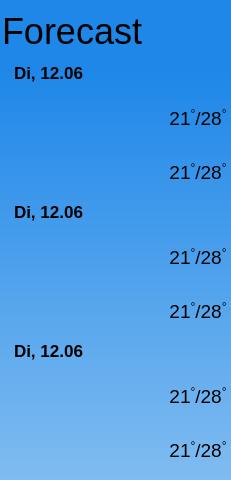
   <widget class="QFrame" name="forecast_frame">
    <property name="geometry">
     <rect>
      <x>0</x>
      <y>0</y>
      <width>231</width>
      <height>480</height>
     </rect>
    </property>
    <property name="sizePolicy">
     <sizepolicy hsizetype="Fixed" vsizetype="Fixed">
      <horstretch>0</horstretch>
      <verstretch>0</verstretch>
     </sizepolicy>
    </property>
    <property name="minimumSize">
     <size>
      <width>231</width>
      <height>480</height>
     </size>
    </property>
    <property name="maximumSize">
     <size>
      <width>231</width>
      <height>480</height>
     </size>
    </property>
    <property name="baseSize">
     <size>
      <width>281</width>
      <height>481</height>
     </size>
    </property>
    <property name="layoutDirection">
     <enum>Qt::LeftToRight</enum>
    </property>
    <property name="styleSheet">
     <string notr="true"/>
    </property>
    <property name="frameShape">
     <enum>QFrame::StyledPanel</enum>
    </property>
    <property name="frameShadow">
     <enum>QFrame::Raised</enum>
    </property>
    <widget class="QWidget" name="gridLayoutWidget_3">
     <property name="geometry">
      <rect>
       <x>0</x>
       <y>0</y>
       <width>231</width>
       <height>481</height>
      </rect>
     </property>
     <layout class="QGridLayout" name="forecast_grid" rowstretch="0,0,0,0,0,0,0,0,0,0" columnstretch="0,1,0,0">
      <property name="sizeConstraint">
       <enum>QLayout::SetDefaultConstraint</enum>
      </property>
      <property name="leftMargin">
       <number>2</number>
      </property>
      <property name="topMargin">
       <number>0</number>
      </property>
      <property name="rightMargin">
       <number>4</number>
      </property>
      <property name="bottomMargin">
       <number>0</number>
      </property>
      <property name="spacing">
       <number>0</number>
      </property>
      <item row="2" column="3">
       <widget class="QLabel" name="forecast_d1_day_temps_value">
        <property name="sizePolicy">
         <sizepolicy hsizetype="MinimumExpanding" vsizetype="Fixed">
          <horstretch>0</horstretch>
          <verstretch>0</verstretch>
         </sizepolicy>
        </property>
        <property name="minimumSize">
         <size>
          <width>50</width>
          <height>0</height>
         </size>
        </property>
        <property name="font">
         <font>
          <pointsize>14</pointsize>
          <weight>50</weight>
          <bold>false</bold>
          <kerning>true</kerning>
         </font>
        </property>
        <property name="layoutDirection">
         <enum>Qt::RightToLeft</enum>
        </property>
        <property name="autoFillBackground">
         <bool>false</bool>
        </property>
        <property name="styleSheet">
         <string notr="true">QLabel{background-color: rgba(255, 255, 255, 0);color: rgb(255, 255, 255);}\n</string>
        </property>
        <property name="frameShape">
         <enum>QFrame::NoFrame</enum>
        </property>
        <property name="frameShadow">
         <enum>QFrame::Sunken</enum>
        </property>
        <property name="text">
         <string notr="true">&lt;html&gt;&lt;head/&gt;&lt;body&gt;&lt;p align=&quot;center&quot;&gt;&lt;span &gt;21&lt;/span&gt;&lt;span style=&quot;vertical-align:super;&quot;&gt;°&lt;/span&gt;&lt;span &gt;/&lt;/span&gt;&lt;span &gt;28&lt;/span&gt;&lt;span style=&quot; vertical-align:super;&quot;&gt;°&lt;/span&gt;&lt;/p&gt;&lt;/body&gt;&lt;/html&gt;</string>
        </property>
        <property name="textFormat">
         <enum>Qt::AutoText</enum>
        </property>
        <property name="scaledContents">
         <bool>false</bool>
        </property>
        <property name="alignment">
         <set>Qt::AlignCenter</set>
        </property>
        <property name="indent">
         <number>-1</number>
        </property>
       </widget>
      </item>
      <item row="5" column="3">
       <widget class="QLabel" name="forecast_d2_day_temps_value">
        <property name="sizePolicy">
         <sizepolicy hsizetype="MinimumExpanding" vsizetype="Fixed">
          <horstretch>0</horstretch>
          <verstretch>0</verstretch>
         </sizepolicy>
        </property>
        <property name="minimumSize">
         <size>
          <width>50</width>
          <height>0</height>
         </size>
        </property>
        <property name="font">
         <font>
          <pointsize>14</pointsize>
          <weight>50</weight>
          <bold>false</bold>
          <kerning>true</kerning>
         </font>
        </property>
        <property name="layoutDirection">
         <enum>Qt::RightToLeft</enum>
        </property>
        <property name="autoFillBackground">
         <bool>false</bool>
        </property>
        <property name="styleSheet">
         <string notr="true">QLabel{background-color: rgba(255, 255, 255, 0);color: rgb(255, 255, 255);}\n</string>
        </property>
        <property name="frameShape">
         <enum>QFrame::NoFrame</enum>
        </property>
        <property name="frameShadow">
         <enum>QFrame::Sunken</enum>
        </property>
        <property name="text">
         <string notr="true">&lt;html&gt;&lt;head/&gt;&lt;body&gt;&lt;p align=&quot;center&quot;&gt;&lt;span &gt;21&lt;/span&gt;&lt;span style=&quot;vertical-align:super;&quot;&gt;°&lt;/span&gt;&lt;span &gt;/&lt;/span&gt;&lt;span &gt;28&lt;/span&gt;&lt;span style=&quot; vertical-align:super;&quot;&gt;°&lt;/span&gt;&lt;/p&gt;&lt;/body&gt;&lt;/html&gt;</string>
        </property>
        <property name="textFormat">
         <enum>Qt::AutoText</enum>
        </property>
        <property name="scaledContents">
         <bool>false</bool>
        </property>
        <property name="alignment">
         <set>Qt::AlignRight|Qt::AlignTrailing|Qt::AlignVCenter</set>
        </property>
       </widget>
      </item>
      <item row="5" column="1" rowspan="2">
       <widget class="ClickableLabel" name="forecast_d2_icon">
        <property name="sizePolicy">
         <sizepolicy hsizetype="Fixed" vsizetype="Fixed">
          <horstretch>1</horstretch>
          <verstretch>1</verstretch>
         </sizepolicy>
        </property>
        <property name="minimumSize">
         <size>
          <width>86</width>
          <height>86</height>
         </size>
        </property>
        <property name="maximumSize">
         <size>
          <width>512</width>
          <height>512</height>
         </size>
        </property>
        <property name="sizeIncrement">
         <size>
          <width>1</width>
          <height>1</height>
         </size>
        </property>
        <property name="accessibleName">
         <string notr="true"/>
        </property>
        <property name="accessibleDescription">
         <string notr="true"/>
        </property>
        <property name="styleSheet">
         <string notr="true">background-color:rgba(255, 255, 255, 0)</string>
        </property>
        <property name="frameShape">
         <enum>QFrame::NoFrame</enum>
        </property>
        <property name="frameShadow">
         <enum>QFrame::Sunken</enum>
        </property>
        <property name="text">
         <string/>
        </property>
        <property name="pixmap">
         <pixmap>../../../../../../resources/weather_icons/wi-day-light-wind.svg</pixmap>
        </property>
        <property name="scaledContents">
         <bool>false</bool>
        </property>
        <property name="alignment">
         <set>Qt::AlignCenter</set>
        </property>
        <property name="margin">
         <number>0</number>
        </property>
        <property name="indent">
         <number>-1</number>
        </property>
       </widget>
      </item>
      <item row="7" column="0" colspan="4">
       <widget class="QLabel" name="forecast_d3_title">
        <property name="sizePolicy">
         <sizepolicy hsizetype="Fixed" vsizetype="Fixed">
          <horstretch>0</horstretch>
          <verstretch>0</verstretch>
         </sizepolicy>
        </property>
        <property name="minimumSize">
         <size>
          <width>0</width>
          <height>0</height>
         </size>
        </property>
        <property name="font">
         <font>
          <pointsize>13</pointsize>
          <weight>75</weight>
          <bold>true</bold>
          <kerning>true</kerning>
         </font>
        </property>
        <property name="autoFillBackground">
         <bool>false</bool>
        </property>
        <property name="styleSheet">
         <string notr="true">QLabel{background-color: rgba(255, 255, 255, 0);color: rgb(255, 255, 255);}\n</string>
        </property>
        <property name="text">
         <string notr="true">Di, 12.06</string>
        </property>
        <property name="textFormat">
         <enum>Qt::AutoText</enum>
        </property>
        <property name="scaledContents">
         <bool>false</bool>
        </property>
        <property name="indent">
         <number>12</number>
        </property>
       </widget>
      </item>
      <item row="3" column="2">
       <widget class="QLabel" name="forecast_d1_night_icon">
        <property name="sizePolicy">
         <sizepolicy hsizetype="Preferred" vsizetype="Fixed">
          <horstretch>1</horstretch>
          <verstretch>1</verstretch>
         </sizepolicy>
        </property>
        <property name="minimumSize">
         <size>
          <width>8</width>
          <height>8</height>
         </size>
        </property>
        <property name="maximumSize">
         <size>
          <width>512</width>
          <height>512</height>
         </size>
        </property>
        <property name="layoutDirection">
         <enum>Qt::RightToLeft</enum>
        </property>
        <property name="styleSheet">
         <string notr="true">background-color:rgba(255, 255, 255, 0)</string>
        </property>
        <property name="frameShape">
         <enum>QFrame::NoFrame</enum>
        </property>
        <property name="frameShadow">
         <enum>QFrame::Sunken</enum>
        </property>
        <property name="text">
         <string/>
        </property>
        <property name="pixmap">
         <pixmap>../../../../../../Users/resources/weather_icons/wi-night-clear.svg</pixmap>
        </property>
        <property name="scaledContents">
         <bool>false</bool>
        </property>
        <property name="alignment">
         <set>Qt::AlignCenter</set>
        </property>
        <property name="margin">
         <number>0</number>
        </property>
        <property name="indent">
         <number>-1</number>
        </property>
       </widget>
      </item>
      <item row="2" column="1" rowspan="2">
       <widget class="ClickableLabel" name="forecast_d1_icon">
        <property name="sizePolicy">
         <sizepolicy hsizetype="Fixed" vsizetype="Fixed">
          <horstretch>1</horstretch>
          <verstretch>1</verstretch>
         </sizepolicy>
        </property>
        <property name="minimumSize">
         <size>
          <width>86</width>
          <height>86</height>
         </size>
        </property>
        <property name="maximumSize">
         <size>
          <width>512</width>
          <height>512</height>
         </size>
        </property>
        <property name="sizeIncrement">
         <size>
          <width>1</width>
          <height>1</height>
         </size>
        </property>
        <property name="baseSize">
         <size>
          <width>128</width>
          <height>128</height>
         </size>
        </property>
        <property name="accessibleName">
         <string notr="true"/>
        </property>
        <property name="accessibleDescription">
         <string notr="true"/>
        </property>
        <property name="styleSheet">
         <string notr="true">background-color:rgba(255, 255, 255, 0)</string>
        </property>
        <property name="text">
         <string/>
        </property>
        <property name="pixmap">
         <pixmap>../../../../../../resources/weather_icons/wi-cloudy.svg</pixmap>
        </property>
        <property name="scaledContents">
         <bool>false</bool>
        </property>
        <property name="alignment">
         <set>Qt::AlignCenter</set>
        </property>
       </widget>
      </item>
      <item row="9" column="3">
       <widget class="QLabel" name="forecast_d3_night_temps_value">
        <property name="sizePolicy">
         <sizepolicy hsizetype="MinimumExpanding" vsizetype="Fixed">
          <horstretch>0</horstretch>
          <verstretch>0</verstretch>
         </sizepolicy>
        </property>
        <property name="minimumSize">
         <size>
          <width>50</width>
          <height>0</height>
         </size>
        </property>
        <property name="font">
         <font>
          <pointsize>14</pointsize>
          <weight>50</weight>
          <bold>false</bold>
          <kerning>true</kerning>
         </font>
        </property>
        <property name="layoutDirection">
         <enum>Qt::RightToLeft</enum>
        </property>
        <property name="autoFillBackground">
         <bool>false</bool>
        </property>
        <property name="styleSheet">
         <string notr="true">QLabel{background-color: rgba(255, 255, 255, 0);color: rgb(255, 255, 255);}\n</string>
        </property>
        <property name="frameShape">
         <enum>QFrame::NoFrame</enum>
        </property>
        <property name="frameShadow">
         <enum>QFrame::Sunken</enum>
        </property>
        <property name="text">
         <string notr="true">&lt;html&gt;&lt;head/&gt;&lt;body&gt;&lt;p align=&quot;center&quot;&gt;&lt;span &gt;21&lt;/span&gt;&lt;span style=&quot;vertical-align:super;&quot;&gt;°&lt;/span&gt;&lt;span &gt;/&lt;/span&gt;&lt;span &gt;28&lt;/span&gt;&lt;span style=&quot; vertical-align:super;&quot;&gt;°&lt;/span&gt;&lt;/p&gt;&lt;/body&gt;&lt;/html&gt;</string>
        </property>
        <property name="textFormat">
         <enum>Qt::AutoText</enum>
        </property>
        <property name="scaledContents">
         <bool>false</bool>
        </property>
        <property name="alignment">
         <set>Qt::AlignRight|Qt::AlignTrailing|Qt::AlignVCenter</set>
        </property>
       </widget>
      </item>
      <item row="8" column="2">
       <widget class="QLabel" name="forecast_d3_day_icon">
        <property name="sizePolicy">
         <sizepolicy hsizetype="Preferred" vsizetype="Fixed">
          <horstretch>1</horstretch>
          <verstretch>1</verstretch>
         </sizepolicy>
        </property>
        <property name="minimumSize">
         <size>
          <width>8</width>
          <height>8</height>
         </size>
        </property>
        <property name="maximumSize">
         <size>
          <width>512</width>
          <height>512</height>
         </size>
        </property>
        <property name="layoutDirection">
         <enum>Qt::RightToLeft</enum>
        </property>
        <property name="styleSheet">
         <string notr="true">background-color:rgba(255, 255, 255, 0)</string>
        </property>
        <property name="frameShape">
         <enum>QFrame::NoFrame</enum>
        </property>
        <property name="frameShadow">
         <enum>QFrame::Sunken</enum>
        </property>
        <property name="text">
         <string/>
        </property>
        <property name="pixmap">
         <pixmap>../../../../../../Users/resources/weather_icons/wi-day-sunny.svg</pixmap>
        </property>
        <property name="scaledContents">
         <bool>false</bool>
        </property>
        <property name="alignment">
         <set>Qt::AlignCenter</set>
        </property>
        <property name="margin">
         <number>0</number>
        </property>
        <property name="indent">
         <number>-1</number>
        </property>
       </widget>
      </item>
      <item row="8" column="3">
       <widget class="QLabel" name="forecast_d3_day_temps_value">
        <property name="sizePolicy">
         <sizepolicy hsizetype="MinimumExpanding" vsizetype="Fixed">
          <horstretch>0</horstretch>
          <verstretch>0</verstretch>
         </sizepolicy>
        </property>
        <property name="minimumSize">
         <size>
          <width>50</width>
          <height>0</height>
         </size>
        </property>
        <property name="font">
         <font>
          <pointsize>14</pointsize>
          <weight>50</weight>
          <bold>false</bold>
          <kerning>true</kerning>
         </font>
        </property>
        <property name="layoutDirection">
         <enum>Qt::RightToLeft</enum>
        </property>
        <property name="autoFillBackground">
         <bool>false</bool>
        </property>
        <property name="styleSheet">
         <string notr="true">QLabel{background-color: rgba(255, 255, 255, 0);color: rgb(255, 255, 255);}\n</string>
        </property>
        <property name="frameShape">
         <enum>QFrame::NoFrame</enum>
        </property>
        <property name="frameShadow">
         <enum>QFrame::Sunken</enum>
        </property>
        <property name="text">
         <string notr="true">&lt;html&gt;&lt;head/&gt;&lt;body&gt;&lt;p align=&quot;center&quot;&gt;&lt;span &gt;21&lt;/span&gt;&lt;span style=&quot;vertical-align:super;&quot;&gt;°&lt;/span&gt;&lt;span &gt;/&lt;/span&gt;&lt;span &gt;28&lt;/span&gt;&lt;span style=&quot; vertical-align:super;&quot;&gt;°&lt;/span&gt;&lt;/p&gt;&lt;/body&gt;&lt;/html&gt;</string>
        </property>
        <property name="textFormat">
         <enum>Qt::AutoText</enum>
        </property>
        <property name="scaledContents">
         <bool>false</bool>
        </property>
        <property name="alignment">
         <set>Qt::AlignRight|Qt::AlignTrailing|Qt::AlignVCenter</set>
        </property>
       </widget>
      </item>
      <item row="2" column="2">
       <widget class="QLabel" name="forecast_d1_day_icon">
        <property name="sizePolicy">
         <sizepolicy hsizetype="Preferred" vsizetype="Fixed">
          <horstretch>1</horstretch>
          <verstretch>1</verstretch>
         </sizepolicy>
        </property>
        <property name="minimumSize">
         <size>
          <width>8</width>
          <height>8</height>
         </size>
        </property>
        <property name="maximumSize">
         <size>
          <width>40</width>
          <height>512</height>
         </size>
        </property>
        <property name="sizeIncrement">
         <size>
          <width>1</width>
          <height>1</height>
         </size>
        </property>
        <property name="layoutDirection">
         <enum>Qt::RightToLeft</enum>
        </property>
        <property name="styleSheet">
         <string notr="true">background-color:rgba(255, 255, 255, 0)</string>
        </property>
        <property name="frameShape">
         <enum>QFrame::NoFrame</enum>
        </property>
        <property name="frameShadow">
         <enum>QFrame::Sunken</enum>
        </property>
        <property name="text">
         <string/>
        </property>
        <property name="pixmap">
         <pixmap>../../../../../../Users/resources/weather_icons/wi-day-sunny.svg</pixmap>
        </property>
        <property name="scaledContents">
         <bool>false</bool>
        </property>
        <property name="alignment">
         <set>Qt::AlignCenter</set>
        </property>
        <property name="margin">
         <number>0</number>
        </property>
        <property name="indent">
         <number>-1</number>
        </property>
       </widget>
      </item>
      <item row="6" column="2">
       <widget class="QLabel" name="forecast_d2_night_icon">
        <property name="sizePolicy">
         <sizepolicy hsizetype="Preferred" vsizetype="Fixed">
          <horstretch>1</horstretch>
          <verstretch>1</verstretch>
         </sizepolicy>
        </property>
        <property name="minimumSize">
         <size>
          <width>8</width>
          <height>8</height>
         </size>
        </property>
        <property name="maximumSize">
         <size>
          <width>512</width>
          <height>512</height>
         </size>
        </property>
        <property name="layoutDirection">
         <enum>Qt::RightToLeft</enum>
        </property>
        <property name="styleSheet">
         <string notr="true">background-color:rgba(255, 255, 255, 0)</string>
        </property>
        <property name="frameShape">
         <enum>QFrame::NoFrame</enum>
        </property>
        <property name="frameShadow">
         <enum>QFrame::Sunken</enum>
        </property>
        <property name="text">
         <string/>
        </property>
        <property name="pixmap">
         <pixmap>../../../../../../Users/resources/weather_icons/wi-night-clear.svg</pixmap>
        </property>
        <property name="scaledContents">
         <bool>false</bool>
        </property>
        <property name="alignment">
         <set>Qt::AlignCenter</set>
        </property>
        <property name="margin">
         <number>0</number>
        </property>
        <property name="indent">
         <number>-1</number>
        </property>
       </widget>
      </item>
      <item row="5" column="2">
       <widget class="QLabel" name="forecast_d2_day_icon">
        <property name="sizePolicy">
         <sizepolicy hsizetype="Preferred" vsizetype="Fixed">
          <horstretch>1</horstretch>
          <verstretch>1</verstretch>
         </sizepolicy>
        </property>
        <property name="minimumSize">
         <size>
          <width>8</width>
          <height>8</height>
         </size>
        </property>
        <property name="maximumSize">
         <size>
          <width>512</width>
          <height>512</height>
         </size>
        </property>
        <property name="sizeIncrement">
         <size>
          <width>1</width>
          <height>1</height>
         </size>
        </property>
        <property name="layoutDirection">
         <enum>Qt::RightToLeft</enum>
        </property>
        <property name="styleSheet">
         <string notr="true">background-color:rgba(255, 255, 255, 0)</string>
        </property>
        <property name="frameShape">
         <enum>QFrame::NoFrame</enum>
        </property>
        <property name="frameShadow">
         <enum>QFrame::Sunken</enum>
        </property>
        <property name="text">
         <string/>
        </property>
        <property name="pixmap">
         <pixmap>../../../../../../Users/resources/weather_icons/wi-day-sunny.svg</pixmap>
        </property>
        <property name="scaledContents">
         <bool>false</bool>
        </property>
        <property name="alignment">
         <set>Qt::AlignCenter</set>
        </property>
        <property name="margin">
         <number>0</number>
        </property>
        <property name="indent">
         <number>-1</number>
        </property>
       </widget>
      </item>
      <item row="4" column="0" colspan="4">
       <widget class="QLabel" name="forecast_d2_title">
        <property name="sizePolicy">
         <sizepolicy hsizetype="Fixed" vsizetype="Fixed">
          <horstretch>0</horstretch>
          <verstretch>0</verstretch>
         </sizepolicy>
        </property>
        <property name="font">
         <font>
          <pointsize>13</pointsize>
          <weight>75</weight>
          <bold>true</bold>
          <kerning>true</kerning>
         </font>
        </property>
        <property name="autoFillBackground">
         <bool>false</bool>
        </property>
        <property name="styleSheet">
         <string notr="true">QLabel{background-color: rgba(255, 255, 255, 0);color: rgb(255, 255, 255);}\n
</string>
        </property>
        <property name="text">
         <string notr="true">Di, 12.06</string>
        </property>
        <property name="textFormat">
         <enum>Qt::AutoText</enum>
        </property>
        <property name="scaledContents">
         <bool>false</bool>
        </property>
        <property name="indent">
         <number>12</number>
        </property>
       </widget>
      </item>
      <item row="0" column="0" colspan="4">
       <widget class="QLabel" name="forecast_title">
        <property name="sizePolicy">
         <sizepolicy hsizetype="Fixed" vsizetype="Fixed">
          <horstretch>0</horstretch>
          <verstretch>0</verstretch>
         </sizepolicy>
        </property>
        <property name="font">
         <font>
          <pointsize>27</pointsize>
          <weight>50</weight>
          <italic>false</italic>
          <bold>false</bold>
          <kerning>true</kerning>
         </font>
        </property>
        <property name="autoFillBackground">
         <bool>false</bool>
        </property>
        <property name="styleSheet">
         <string notr="true">QLabel{background-color: rgba(255, 255, 255, 0);color: rgb(255, 255, 255);}\n</string>
        </property>
        <property name="text">
         <string>Forecast</string>
        </property>
        <property name="textFormat">
         <enum>Qt::AutoText</enum>
        </property>
        <property name="scaledContents">
         <bool>true</bool>
        </property>
        <property name="indent">
         <number>-3</number>
        </property>
       </widget>
      </item>
      <item row="8" column="1" rowspan="2">
       <widget class="ClickableLabel" name="forecast_d3_icon">
        <property name="sizePolicy">
         <sizepolicy hsizetype="Expanding" vsizetype="Expanding">
          <horstretch>1</horstretch>
          <verstretch>1</verstretch>
         </sizepolicy>
        </property>
        <property name="minimumSize">
         <size>
          <width>86</width>
          <height>86</height>
         </size>
        </property>
        <property name="maximumSize">
         <size>
          <width>512</width>
          <height>512</height>
         </size>
        </property>
        <property name="sizeIncrement">
         <size>
          <width>1</width>
          <height>1</height>
         </size>
        </property>
        <property name="accessibleName">
         <string notr="true"/>
        </property>
        <property name="accessibleDescription">
         <string notr="true"/>
        </property>
        <property name="styleSheet">
         <string notr="true">background-color:rgba(255, 255, 255, 0)</string>
        </property>
        <property name="text">
         <string/>
        </property>
        <property name="pixmap">
         <pixmap>../../../../../../resources/weather_icons/wi-day-sunny_white.svg</pixmap>
        </property>
        <property name="scaledContents">
         <bool>false</bool>
        </property>
        <property name="alignment">
         <set>Qt::AlignCenter</set>
        </property>
       </widget>
      </item>
      <item row="1" column="0" colspan="4">
       <widget class="QLabel" name="forecast_d1_title">
        <property name="sizePolicy">
         <sizepolicy hsizetype="Fixed" vsizetype="Fixed">
          <horstretch>0</horstretch>
          <verstretch>0</verstretch>
         </sizepolicy>
        </property>
        <property name="font">
         <font>
          <pointsize>13</pointsize>
          <weight>75</weight>
          <bold>true</bold>
          <kerning>true</kerning>
         </font>
        </property>
        <property name="autoFillBackground">
         <bool>false</bool>
        </property>
        <property name="styleSheet">
         <string notr="true">QLabel{background-color: rgba(255, 255, 255, 0);color: rgb(255, 255, 255);}\n</string>
        </property>
        <property name="text">
         <string notr="true">Di, 12.06</string>
        </property>
        <property name="textFormat">
         <enum>Qt::AutoText</enum>
        </property>
        <property name="scaledContents">
         <bool>false</bool>
        </property>
        <property name="indent">
         <number>12</number>
        </property>
       </widget>
      </item>
      <item row="6" column="3">
       <widget class="QLabel" name="forecast_d2_night_temps_value">
        <property name="sizePolicy">
         <sizepolicy hsizetype="MinimumExpanding" vsizetype="Fixed">
          <horstretch>0</horstretch>
          <verstretch>0</verstretch>
         </sizepolicy>
        </property>
        <property name="minimumSize">
         <size>
          <width>50</width>
          <height>0</height>
         </size>
        </property>
        <property name="font">
         <font>
          <pointsize>14</pointsize>
          <weight>50</weight>
          <bold>false</bold>
          <kerning>true</kerning>
         </font>
        </property>
        <property name="layoutDirection">
         <enum>Qt::RightToLeft</enum>
        </property>
        <property name="autoFillBackground">
         <bool>false</bool>
        </property>
        <property name="styleSheet">
         <string notr="true">QLabel{background-color: rgba(255, 255, 255, 0);color: rgb(255, 255, 255);}\n</string>
        </property>
        <property name="frameShape">
         <enum>QFrame::NoFrame</enum>
        </property>
        <property name="frameShadow">
         <enum>QFrame::Sunken</enum>
        </property>
        <property name="text">
         <string notr="true">&lt;html&gt;&lt;head/&gt;&lt;body&gt;&lt;p align=&quot;center&quot;&gt;&lt;span &gt;21&lt;/span&gt;&lt;span style=&quot;vertical-align:super;&quot;&gt;°&lt;/span&gt;&lt;span &gt;/&lt;/span&gt;&lt;span &gt;28&lt;/span&gt;&lt;span style=&quot; vertical-align:super;&quot;&gt;°&lt;/span&gt;&lt;/p&gt;&lt;/body&gt;&lt;/html&gt;</string>
        </property>
        <property name="textFormat">
         <enum>Qt::AutoText</enum>
        </property>
        <property name="scaledContents">
         <bool>false</bool>
        </property>
        <property name="alignment">
         <set>Qt::AlignRight|Qt::AlignTrailing|Qt::AlignVCenter</set>
        </property>
        <property name="margin">
         <number>0</number>
        </property>
       </widget>
      </item>
      <item row="3" column="3">
       <widget class="QLabel" name="forecast_d1_night_temps_value">
        <property name="sizePolicy">
         <sizepolicy hsizetype="MinimumExpanding" vsizetype="Fixed">
          <horstretch>0</horstretch>
          <verstretch>0</verstretch>
         </sizepolicy>
        </property>
        <property name="minimumSize">
         <size>
          <width>50</width>
          <height>0</height>
         </size>
        </property>
        <property name="font">
         <font>
          <pointsize>14</pointsize>
          <weight>50</weight>
          <bold>false</bold>
          <kerning>true</kerning>
         </font>
        </property>
        <property name="layoutDirection">
         <enum>Qt::RightToLeft</enum>
        </property>
        <property name="autoFillBackground">
         <bool>false</bool>
        </property>
        <property name="styleSheet">
         <string notr="true">QLabel{background-color: rgba(255, 255, 255, 0);color: rgb(255, 255, 255);}\n</string>
        </property>
        <property name="frameShape">
         <enum>QFrame::NoFrame</enum>
        </property>
        <property name="frameShadow">
         <enum>QFrame::Sunken</enum>
        </property>
        <property name="text">
         <string notr="true">&lt;html&gt;&lt;head/&gt;&lt;body&gt;&lt;p align=&quot;center&quot;&gt;&lt;span &gt;21&lt;/span&gt;&lt;span style=&quot;vertical-align:super;&quot;&gt;°&lt;/span&gt;&lt;span &gt;/&lt;/span&gt;&lt;span &gt;28&lt;/span&gt;&lt;span style=&quot; vertical-align:super;&quot;&gt;°&lt;/span&gt;&lt;/p&gt;&lt;/body&gt;&lt;/html&gt;</string>
        </property>
        <property name="textFormat">
         <enum>Qt::AutoText</enum>
        </property>
        <property name="scaledContents">
         <bool>false</bool>
        </property>
        <property name="alignment">
         <set>Qt::AlignCenter</set>
        </property>
        <property name="indent">
         <number>-1</number>
        </property>
       </widget>
      </item>
      <item row="9" column="2">
       <widget class="QLabel" name="forecast_d3_night_icon">
        <property name="sizePolicy">
         <sizepolicy hsizetype="Preferred" vsizetype="Fixed">
          <horstretch>1</horstretch>
          <verstretch>1</verstretch>
         </sizepolicy>
        </property>
        <property name="minimumSize">
         <size>
          <width>8</width>
          <height>8</height>
         </size>
        </property>
        <property name="maximumSize">
         <size>
          <width>512</width>
          <height>512</height>
         </size>
        </property>
        <property name="layoutDirection">
         <enum>Qt::RightToLeft</enum>
        </property>
        <property name="styleSheet">
         <string notr="true">background-color:rgba(255, 255, 255, 0)</string>
        </property>
        <property name="frameShape">
         <enum>QFrame::NoFrame</enum>
        </property>
        <property name="frameShadow">
         <enum>QFrame::Sunken</enum>
        </property>
        <property name="text">
         <string/>
        </property>
        <property name="pixmap">
         <pixmap>../../../../../../Users/resources/weather_icons/wi-night-clear.svg</pixmap>
        </property>
        <property name="scaledContents">
         <bool>false</bool>
        </property>
        <property name="alignment">
         <set>Qt::AlignCenter</set>
        </property>
        <property name="margin">
         <number>0</number>
        </property>
        <property name="indent">
         <number>-1</number>
        </property>
       </widget>
      </item>
     </layout>
     <zorder>forecast_d1_day_icon</zorder>
     <zorder>forecast_d2_night_temps_value</zorder>
     <zorder>forecast_d1_night_icon</zorder>
     <zorder>forecast_d1_title</zorder>
     <zorder>forecast_d2_title</zorder>
     <zorder>forecast_d1_icon</zorder>
     <zorder>forecast_d2_day_icon</zorder>
     <zorder>forecast_d3_day_temps_value</zorder>
     <zorder>forecast_d3_title</zorder>
     <zorder>forecast_d1_night_temps_value</zorder>
     <zorder>forecast_title</zorder>
     <zorder>forecast_d3_night_icon</zorder>
     <zorder>forecast_d2_icon</zorder>
     <zorder>forecast_d1_day_temps_value</zorder>
     <zorder>forecast_d3_night_temps_value</zorder>
     <zorder>forecast_d2_day_temps_value</zorder>
     <zorder>forecast_d3_day_icon</zorder>
     <zorder>forecast_d3_icon</zorder>
     <zorder>forecast_d2_night_icon</zorder>
    </widget>
    <widget class="QLabel" name="forecast_background">
     <property name="geometry">
      <rect>
       <x>0</x>
       <y>0</y>
       <width>231</width>
       <height>481</height>
      </rect>
     </property>
     <property name="styleSheet">
      <string notr="true">background-color:qlineargradient(spread:pad, x1:1, y1:0, x2:1, y2:1, stop:0.146067 rgba(30, 135, 232, 255), stop:1 rgba(128, 188, 241, 255))</string>
     </property>
     <property name="text">
      <string/>
     </property>
     <property name="scaledContents">
      <bool>true</bool>
     </property>
    </widget>
    <zorder>forecast_background</zorder>
    <zorder>gridLayoutWidget_3</zorder>
   </widget>
